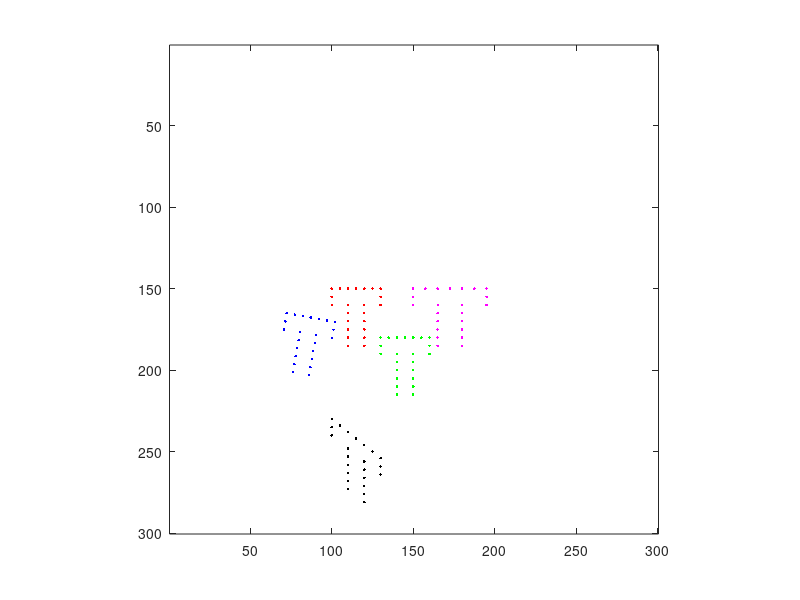

Reproduce this figure in MATLAB.
clear all, close all
img = ones(300,300);
figure;
imshow(img); axis on; hold on;


top = [ 50  55  60 65 70 75 80 
        100 100 100 100 100 100 100];

L_side = [ 50 50
            105 110];
        
R_side = [ 80 80
            105 110];

troncoL = [ 60 60 60 60 60 60
    110 115 120 125 130 135 ]

troncoR = [ 70 70 70 70 70 70
    110 115 120 125 130 135 ]


SHAPE= 50+[top R_side troncoR troncoL L_side]

plot(SHAPE(1,:),SHAPE(2,:),'r.')


T = [ 1 0 0; 0 1 0;30 30 1];
Translacao = [SHAPE' ones(length(SHAPE),1)] * T;
plot(Translacao(:,1),Translacao(:,2),'g.');

teta = (10*pi/180);

R = [ cos(teta) sin(teta) 0
      -sin(teta) cos(teta) 0
      0 0 1];
  
  Rotacao = [SHAPE' ones(length(SHAPE),1)] * R;
  plot(Rotacao(:,1),Rotacao(:,2),'b.');
  
  cx = 1.5;
  cy = 1;
  S = [cx 0 0;0 cy 0; 0 0 1]
  Scaling = [SHAPE' ones(length(SHAPE),1)] * S;
  plot(Scaling(:,1),Scaling(:,2),'m.');
  
  sv = 0.6;
  sh = 0.8;
  
  SCH_V = [1 0 0; sv 1 0; 0 0 1]
  SCH_H = [1 sh 0; 0 1 0; 0 0 1]
  
  Shear_v = [SHAPE' ones(length(SHAPE),1)] * SCH_H;
  plot(Shear_v(:,1),Shear_v(:,2),'k.');
  
  
  